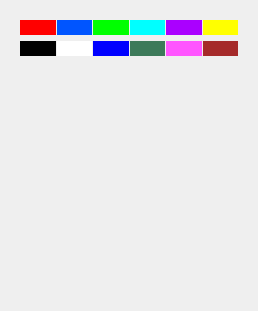
          <widget class="QWidget" name="page_color">
           <property name="geometry">
            <rect>
             <x>0</x>
             <y>0</y>
             <width>258</width>
             <height>311</height>
            </rect>
           </property>
           <property name="sizePolicy">
            <sizepolicy hsizetype="MinimumExpanding" vsizetype="MinimumExpanding">
             <horstretch>0</horstretch>
             <verstretch>1</verstretch>
            </sizepolicy>
           </property>
           <attribute name="label">
            <string>Color Picker</string>
           </attribute>
           <layout class="QVBoxLayout" name="verticalLayout_11">
            <item>
             <widget class="QWidget" name="colorGrp" native="true">
              <property name="sizePolicy">
               <sizepolicy hsizetype="Preferred" vsizetype="Maximum">
                <horstretch>0</horstretch>
                <verstretch>11</verstretch>
               </sizepolicy>
              </property>
              <property name="minimumSize">
               <size>
                <width>0</width>
                <height>20</height>
               </size>
              </property>
              <layout class="QGridLayout" name="gridLayout_3">
               <property name="bottomMargin">
                <number>9</number>
               </property>
               <property name="horizontalSpacing">
                <number>1</number>
               </property>
               <item row="0" column="4">
                <widget class="QPushButton" name="col_purple">
                 <property name="sizePolicy">
                  <sizepolicy hsizetype="Preferred" vsizetype="Fixed">
                   <horstretch>0</horstretch>
                   <verstretch>10</verstretch>
                  </sizepolicy>
                 </property>
                 <property name="minimumSize">
                  <size>
                   <width>0</width>
                   <height>15</height>
                  </size>
                 </property>
                 <property name="focusPolicy">
                  <enum>Qt::NoFocus</enum>
                 </property>
                 <property name="styleSheet">
                  <string notr="true">background-color: rgb(170, 0, 255);
border: 0px;</string>
                 </property>
                 <property name="text">
                  <string/>
                 </property>
                </widget>
               </item>
               <item row="0" column="5">
                <widget class="QPushButton" name="col_yellow">
                 <property name="sizePolicy">
                  <sizepolicy hsizetype="Preferred" vsizetype="Fixed">
                   <horstretch>0</horstretch>
                   <verstretch>10</verstretch>
                  </sizepolicy>
                 </property>
                 <property name="minimumSize">
                  <size>
                   <width>0</width>
                   <height>15</height>
                  </size>
                 </property>
                 <property name="focusPolicy">
                  <enum>Qt::NoFocus</enum>
                 </property>
                 <property name="styleSheet">
                  <string notr="true">background-color: rgb(255, 255, 0);
border: 0px;</string>
                 </property>
                 <property name="text">
                  <string/>
                 </property>
                </widget>
               </item>
               <item row="0" column="3">
                <widget class="QPushButton" name="col_cyan">
                 <property name="sizePolicy">
                  <sizepolicy hsizetype="Preferred" vsizetype="Fixed">
                   <horstretch>0</horstretch>
                   <verstretch>10</verstretch>
                  </sizepolicy>
                 </property>
                 <property name="minimumSize">
                  <size>
                   <width>0</width>
                   <height>15</height>
                  </size>
                 </property>
                 <property name="styleSheet">
                  <string notr="true">background-color: cyan;
border: 0px;</string>
                 </property>
                 <property name="text">
                  <string/>
                 </property>
                </widget>
               </item>
               <item row="0" column="1">
                <widget class="QPushButton" name="col_blue">
                 <property name="sizePolicy">
                  <sizepolicy hsizetype="Preferred" vsizetype="Fixed">
                   <horstretch>0</horstretch>
                   <verstretch>10</verstretch>
                  </sizepolicy>
                 </property>
                 <property name="minimumSize">
                  <size>
                   <width>0</width>
                   <height>15</height>
                  </size>
                 </property>
                 <property name="styleSheet">
                  <string notr="true">background-color: rgb(0, 85, 255);
border: 0px;</string>
                 </property>
                 <property name="text">
                  <string/>
                 </property>
                </widget>
               </item>
               <item row="0" column="2">
                <widget class="QPushButton" name="col_green">
                 <property name="sizePolicy">
                  <sizepolicy hsizetype="Preferred" vsizetype="Fixed">
                   <horstretch>0</horstretch>
                   <verstretch>10</verstretch>
                  </sizepolicy>
                 </property>
                 <property name="minimumSize">
                  <size>
                   <width>0</width>
                   <height>15</height>
                  </size>
                 </property>
                 <property name="focusPolicy">
                  <enum>Qt::NoFocus</enum>
                 </property>
                 <property name="styleSheet">
                  <string notr="true">background-color: rgb(0, 255, 0);
border: 0px;</string>
                 </property>
                 <property name="text">
                  <string/>
                 </property>
                </widget>
               </item>
               <item row="0" column="0">
                <widget class="QPushButton" name="col_red">
                 <property name="sizePolicy">
                  <sizepolicy hsizetype="Preferred" vsizetype="Fixed">
                   <horstretch>0</horstretch>
                   <verstretch>10</verstretch>
                  </sizepolicy>
                 </property>
                 <property name="minimumSize">
                  <size>
                   <width>0</width>
                   <height>15</height>
                  </size>
                 </property>
                 <property name="focusPolicy">
                  <enum>Qt::NoFocus</enum>
                 </property>
                 <property name="autoFillBackground">
                  <bool>false</bool>
                 </property>
                 <property name="styleSheet">
                  <string notr="true">background-color:red;
border: 0px;</string>
                 </property>
                 <property name="text">
                  <string/>
                 </property>
                 <property name="default">
                  <bool>false</bool>
                 </property>
                 <property name="flat">
                  <bool>false</bool>
                 </property>
                </widget>
               </item>
               <item row="1" column="1">
                <widget class="QPushButton" name="col_white">
                 <property name="sizePolicy">
                  <sizepolicy hsizetype="Preferred" vsizetype="Fixed">
                   <horstretch>0</horstretch>
                   <verstretch>10</verstretch>
                  </sizepolicy>
                 </property>
                 <property name="minimumSize">
                  <size>
                   <width>0</width>
                   <height>15</height>
                  </size>
                 </property>
                 <property name="styleSheet">
                  <string notr="true">background-color: white;
border: 0px;</string>
                 </property>
                 <property name="text">
                  <string/>
                 </property>
                </widget>
               </item>
               <item row="1" column="0">
                <widget class="QPushButton" name="col_black">
                 <property name="sizePolicy">
                  <sizepolicy hsizetype="Preferred" vsizetype="Fixed">
                   <horstretch>0</horstretch>
                   <verstretch>10</verstretch>
                  </sizepolicy>
                 </property>
                 <property name="minimumSize">
                  <size>
                   <width>0</width>
                   <height>15</height>
                  </size>
                 </property>
                 <property name="styleSheet">
                  <string notr="true">background-color: black;
border: 0px;</string>
                 </property>
                 <property name="text">
                  <string/>
                 </property>
                </widget>
               </item>
               <item row="1" column="2">
                <widget class="QPushButton" name="col_blue2">
                 <property name="sizePolicy">
                  <sizepolicy hsizetype="Preferred" vsizetype="Fixed">
                   <horstretch>0</horstretch>
                   <verstretch>10</verstretch>
                  </sizepolicy>
                 </property>
                 <property name="minimumSize">
                  <size>
                   <width>0</width>
                   <height>15</height>
                  </size>
                 </property>
                 <property name="focusPolicy">
                  <enum>Qt::NoFocus</enum>
                 </property>
                 <property name="styleSheet">
                  <string notr="true">background-color: blue;
border: 0px;</string>
                 </property>
                 <property name="text">
                  <string/>
                 </property>
                </widget>
               </item>
               <item row="1" column="3">
                <widget class="QPushButton" name="col_green2">
                 <property name="sizePolicy">
                  <sizepolicy hsizetype="Preferred" vsizetype="Fixed">
                   <horstretch>0</horstretch>
                   <verstretch>10</verstretch>
                  </sizepolicy>
                 </property>
                 <property name="minimumSize">
                  <size>
                   <width>0</width>
                   <height>15</height>
                  </size>
                 </property>
                 <property name="styleSheet">
                  <string notr="true">background-color:rgb(61, 122, 90);
border: 0px;</string>
                 </property>
                 <property name="text">
                  <string/>
                 </property>
                </widget>
               </item>
               <item row="1" column="4">
                <widget class="QPushButton" name="col_pink">
                 <property name="sizePolicy">
                  <sizepolicy hsizetype="Preferred" vsizetype="Fixed">
                   <horstretch>0</horstretch>
                   <verstretch>10</verstretch>
                  </sizepolicy>
                 </property>
                 <property name="minimumSize">
                  <size>
                   <width>0</width>
                   <height>15</height>
                  </size>
                 </property>
                 <property name="focusPolicy">
                  <enum>Qt::NoFocus</enum>
                 </property>
                 <property name="styleSheet">
                  <string notr="true">background-color:rgb(255, 85, 255);
border: 0px;</string>
                 </property>
                 <property name="text">
                  <string/>
                 </property>
                </widget>
               </item>
               <item row="1" column="5">
                <widget class="QPushButton" name="col_brown">
                 <property name="sizePolicy">
                  <sizepolicy hsizetype="Preferred" vsizetype="Fixed">
                   <horstretch>0</horstretch>
                   <verstretch>10</verstretch>
                  </sizepolicy>
                 </property>
                 <property name="minimumSize">
                  <size>
                   <width>0</width>
                   <height>15</height>
                  </size>
                 </property>
                 <property name="styleSheet">
                  <string notr="true">background-color: brown;
border: 0px;</string>
                 </property>
                 <property name="text">
                  <string/>
                 </property>
                </widget>
               </item>
              </layout>
             </widget>
            </item>
            <item>
             <spacer name="verticalSpacer_2">
              <property name="orientation">
               <enum>Qt::Vertical</enum>
              </property>
              <property name="sizeType">
               <enum>QSizePolicy::MinimumExpanding</enum>
              </property>
              <property name="sizeHint" stdset="0">
               <size>
                <width>20</width>
                <height>100</height>
               </size>
              </property>
             </spacer>
            </item>
           </layout>
          </widget>
